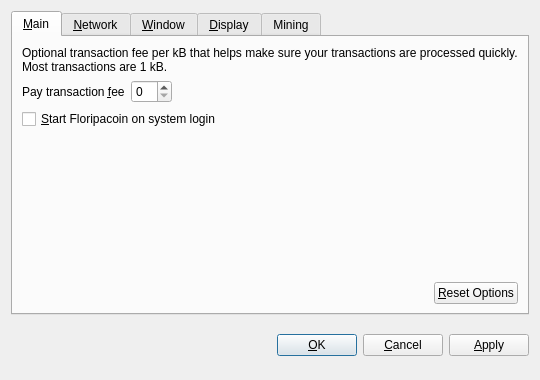
<?xml version="1.0" encoding="UTF-8"?>
<ui version="4.0">
 <class>OptionsDialog</class>
 <widget class="QDialog" name="OptionsDialog">
  <property name="geometry">
   <rect>
    <x>0</x>
    <y>0</y>
    <width>540</width>
    <height>380</height>
   </rect>
  </property>
  <property name="windowTitle">
   <string>Options</string>
  </property>
  <property name="modal">
   <bool>true</bool>
  </property>
  <layout class="QVBoxLayout" name="verticalLayout">
   <item>
    <widget class="QTabWidget" name="tabWidget">
     <property name="tabPosition">
      <enum>QTabWidget::North</enum>
     </property>
     <property name="currentIndex">
      <number>0</number>
     </property>
     <widget class="QWidget" name="tabMain">
      <attribute name="title">
       <string>&amp;Main</string>
      </attribute>
      <layout class="QVBoxLayout" name="verticalLayout_Main">
       <item>
        <widget class="QLabel" name="transactionFeeInfoLabel">
         <property name="text">
          <string>Optional transaction fee per kB that helps make sure your transactions are processed quickly. Most transactions are 1 kB.</string>
         </property>
         <property name="textFormat">
          <enum>Qt::PlainText</enum>
         </property>
         <property name="wordWrap">
          <bool>true</bool>
         </property>
        </widget>
       </item>
       <item>
        <layout class="QHBoxLayout" name="horizontalLayout_1_Main">
         <item>
          <widget class="QLabel" name="transactionFeeLabel">
           <property name="text">
            <string>Pay transaction &amp;fee</string>
           </property>
           <property name="textFormat">
            <enum>Qt::PlainText</enum>
           </property>
           <property name="buddy">
            <cstring>transactionFee</cstring>
           </property>
          </widget>
         </item>
         <item>
          <widget class="FloripacoinAmountField" name="transactionFee"/>
         </item>
         <item>
          <spacer name="horizontalSpacer_1_Main">
           <property name="orientation">
            <enum>Qt::Horizontal</enum>
           </property>
           <property name="sizeHint" stdset="0">
            <size>
             <width>40</width>
             <height>20</height>
            </size>
           </property>
          </spacer>
         </item>
        </layout>
       </item>
       <item>
        <widget class="QCheckBox" name="floripacoinAtStartup">
         <property name="toolTip">
          <string>Automatically start Floripacoin after logging in to the system.</string>
         </property>
         <property name="text">
          <string>&amp;Start Floripacoin on system login</string>
         </property>
        </widget>
       </item>
       <item>
        <spacer name="verticalSpacer_Main">
         <property name="orientation">
          <enum>Qt::Vertical</enum>
         </property>
         <property name="sizeHint" stdset="0">
          <size>
           <width>20</width>
           <height>40</height>
          </size>
         </property>
        </spacer>
       </item>
       <item>
        <layout class="QHBoxLayout" name="horizontalLayout_2_Main">
         <item>
          <spacer name="horizontalSpacer_2_Main">
           <property name="orientation">
            <enum>Qt::Horizontal</enum>
           </property>
           <property name="sizeHint" stdset="0">
            <size>
             <width>40</width>
             <height>20</height>
            </size>
           </property>
          </spacer>
         </item>
         <item>
          <widget class="QPushButton" name="resetButton">
           <property name="toolTip">
            <string>Reset all client options to default.</string>
           </property>
           <property name="text">
            <string>&amp;Reset Options</string>
           </property>
           <property name="autoDefault">
            <bool>false</bool>
           </property>
          </widget>
         </item>
        </layout>
       </item>
      </layout>
     </widget>
     <widget class="QWidget" name="tabNetwork">
      <attribute name="title">
       <string>&amp;Network</string>
      </attribute>
      <layout class="QVBoxLayout" name="verticalLayout_Network">
       <item>
        <widget class="QCheckBox" name="mapPortUpnp">
         <property name="toolTip">
          <string>Automatically open the Floripacoin client port on the router. This only works when your router supports UPnP and it is enabled.</string>
         </property>
         <property name="text">
          <string>Map port using &amp;UPnP</string>
         </property>
        </widget>
       </item>
       <item>
        <widget class="QCheckBox" name="connectSocks">
         <property name="toolTip">
          <string>Connect to the Floripacoin network through a SOCKS proxy (e.g. when connecting through Tor).</string>
         </property>
         <property name="text">
          <string>&amp;Connect through SOCKS proxy:</string>
         </property>
        </widget>
       </item>
       <item>
        <layout class="QHBoxLayout" name="horizontalLayout_Network">
         <item>
          <widget class="QLabel" name="proxyIpLabel">
           <property name="text">
            <string>Proxy &amp;IP:</string>
           </property>
           <property name="textFormat">
            <enum>Qt::PlainText</enum>
           </property>
           <property name="buddy">
            <cstring>proxyIp</cstring>
           </property>
          </widget>
         </item>
         <item>
          <widget class="QValidatedLineEdit" name="proxyIp">
           <property name="maximumSize">
            <size>
             <width>140</width>
             <height>16777215</height>
            </size>
           </property>
           <property name="toolTip">
            <string>IP address of the proxy (e.g. 127.0.0.1)</string>
           </property>
          </widget>
         </item>
         <item>
          <widget class="QLabel" name="proxyPortLabel">
           <property name="text">
            <string>&amp;Port:</string>
           </property>
           <property name="textFormat">
            <enum>Qt::PlainText</enum>
           </property>
           <property name="buddy">
            <cstring>proxyPort</cstring>
           </property>
          </widget>
         </item>
         <item>
          <widget class="QLineEdit" name="proxyPort">
           <property name="maximumSize">
            <size>
             <width>55</width>
             <height>16777215</height>
            </size>
           </property>
           <property name="toolTip">
            <string>Port of the proxy (e.g. 9050)</string>
           </property>
          </widget>
         </item>
         <item>
          <widget class="QLabel" name="socksVersionLabel">
           <property name="text">
            <string>SOCKS &amp;Version:</string>
           </property>
           <property name="textFormat">
            <enum>Qt::PlainText</enum>
           </property>
           <property name="buddy">
            <cstring>socksVersion</cstring>
           </property>
          </widget>
         </item>
         <item>
          <widget class="QValueComboBox" name="socksVersion">
           <property name="toolTip">
            <string>SOCKS version of the proxy (e.g. 5)</string>
           </property>
          </widget>
         </item>
         <item>
          <spacer name="horizontalSpacer_Network">
           <property name="orientation">
            <enum>Qt::Horizontal</enum>
           </property>
           <property name="sizeHint" stdset="0">
            <size>
             <width>40</width>
             <height>20</height>
            </size>
           </property>
          </spacer>
         </item>
        </layout>
       </item>
       <item>
        <spacer name="verticalSpacer_Network">
         <property name="orientation">
          <enum>Qt::Vertical</enum>
         </property>
         <property name="sizeHint" stdset="0">
          <size>
           <width>20</width>
           <height>40</height>
          </size>
         </property>
        </spacer>
       </item>
      </layout>
     </widget>
     <widget class="QWidget" name="tabWindow">
      <attribute name="title">
       <string>&amp;Window</string>
      </attribute>
      <layout class="QVBoxLayout" name="verticalLayout_Window">
       <item>
        <widget class="QCheckBox" name="minimizeToTray">
         <property name="toolTip">
          <string>Show only a tray icon after minimizing the window.</string>
         </property>
         <property name="text">
          <string>&amp;Minimize to the tray instead of the taskbar</string>
         </property>
        </widget>
       </item>
       <item>
        <widget class="QCheckBox" name="minimizeOnClose">
         <property name="toolTip">
          <string>Minimize instead of exit the application when the window is closed. When this option is enabled, the application will be closed only after selecting Quit in the menu.</string>
         </property>
         <property name="text">
          <string>M&amp;inimize on close</string>
         </property>
        </widget>
       </item>
       <item>
        <spacer name="verticalSpacer_Window">
         <property name="orientation">
          <enum>Qt::Vertical</enum>
         </property>
         <property name="sizeHint" stdset="0">
          <size>
           <width>20</width>
           <height>40</height>
          </size>
         </property>
        </spacer>
       </item>
      </layout>
     </widget>
     <widget class="QWidget" name="tabDisplay">
      <attribute name="title">
       <string>&amp;Display</string>
      </attribute>
      <layout class="QVBoxLayout" name="verticalLayout_Display">
       <item>
        <layout class="QHBoxLayout" name="horizontalLayout_1_Display">
         <item>
          <widget class="QLabel" name="langLabel">
           <property name="text">
            <string>User Interface &amp;language:</string>
           </property>
           <property name="textFormat">
            <enum>Qt::PlainText</enum>
           </property>
           <property name="buddy">
            <cstring>lang</cstring>
           </property>
          </widget>
         </item>
         <item>
          <widget class="QValueComboBox" name="lang">
           <property name="toolTip">
            <string>The user interface language can be set here. This setting will take effect after restarting Floripacoin.</string>
           </property>
          </widget>
         </item>
        </layout>
       </item>
       <item>
        <layout class="QHBoxLayout" name="horizontalLayout_2_Display">
         <item>
          <widget class="QLabel" name="unitLabel">
           <property name="text">
            <string>&amp;Unit to show amounts in:</string>
           </property>
           <property name="textFormat">
            <enum>Qt::PlainText</enum>
           </property>
           <property name="buddy">
            <cstring>unit</cstring>
           </property>
          </widget>
         </item>
         <item>
          <widget class="QValueComboBox" name="unit">
           <property name="toolTip">
            <string>Choose the default subdivision unit to show in the interface and when sending coins.</string>
           </property>
          </widget>
         </item>
        </layout>
       </item>
       <item>
        <widget class="QCheckBox" name="displayAddresses">
         <property name="toolTip">
          <string>Whether to show Floripacoin addresses in the transaction list or not.</string>
         </property>
         <property name="text">
          <string>&amp;Display addresses in transaction list</string>
         </property>
        </widget>
       </item>
       <item>
        <spacer name="verticalSpacer_Display">
         <property name="orientation">
          <enum>Qt::Vertical</enum>
         </property>
         <property name="sizeHint" stdset="0">
          <size>
           <width>20</width>
           <height>40</height>
          </size>
         </property>
        </spacer>
       </item>
      </layout>
     </widget>
     <widget class="QWidget" name="tabMining">
      <attribute name="title">
       <string>Mining</string>
      </attribute>
      <layout class="QVBoxLayout" name="verticalLayout_Display">
       <item>
        <widget class="QCheckBox" name="autoMining">
         <property name="toolTip">
          <string/>
         </property>
         <property name="text">
          <string>&amp;Start mining Floripacoins on application start</string>
         </property>
        </widget>
       </item>
       <item>
        <spacer name="verticalSpacer_Mining">
         <property name="orientation">
          <enum>Qt::Vertical</enum>
         </property>
         <property name="sizeHint" stdset="0">
          <size>
           <width>20</width>
           <height>40</height>
          </size>
         </property>
        </spacer>
       </item>
      </layout>
     </widget>
    </widget>
   </item>
   <item>
    <layout class="QHBoxLayout" name="horizontalLayout_Buttons">
     <item>
      <spacer name="horizontalSpacer_1">
       <property name="orientation">
        <enum>Qt::Horizontal</enum>
       </property>
       <property name="sizeHint" stdset="0">
        <size>
         <width>40</width>
         <height>48</height>
        </size>
       </property>
      </spacer>
     </item>
     <item>
      <widget class="QLabel" name="statusLabel">
       <property name="font">
        <font>
         <weight>75</weight>
         <bold>true</bold>
        </font>
       </property>
       <property name="text">
        <string/>
       </property>
       <property name="textFormat">
        <enum>Qt::PlainText</enum>
       </property>
       <property name="wordWrap">
        <bool>true</bool>
       </property>
      </widget>
     </item>
     <item>
      <spacer name="horizontalSpacer_2">
       <property name="orientation">
        <enum>Qt::Horizontal</enum>
       </property>
       <property name="sizeHint" stdset="0">
        <size>
         <width>40</width>
         <height>48</height>
        </size>
       </property>
      </spacer>
     </item>
     <item>
      <widget class="QPushButton" name="okButton">
       <property name="text">
        <string>&amp;OK</string>
       </property>
      </widget>
     </item>
     <item>
      <widget class="QPushButton" name="cancelButton">
       <property name="text">
        <string>&amp;Cancel</string>
       </property>
       <property name="autoDefault">
        <bool>false</bool>
       </property>
      </widget>
     </item>
     <item>
      <widget class="QPushButton" name="applyButton">
       <property name="text">
        <string>&amp;Apply</string>
       </property>
       <property name="autoDefault">
        <bool>false</bool>
       </property>
      </widget>
     </item>
    </layout>
   </item>
  </layout>
 </widget>
 <customwidgets>
  <customwidget>
   <class>FloripacoinAmountField</class>
   <extends>QSpinBox</extends>
   <header>floripacoinamountfield.h</header>
  </customwidget>
  <customwidget>
   <class>QValueComboBox</class>
   <extends>QComboBox</extends>
   <header>qvaluecombobox.h</header>
  </customwidget>
  <customwidget>
   <class>QValidatedLineEdit</class>
   <extends>QLineEdit</extends>
   <header>qvalidatedlineedit.h</header>
  </customwidget>
 </customwidgets>
 <resources/>
 <connections/>
</ui>
